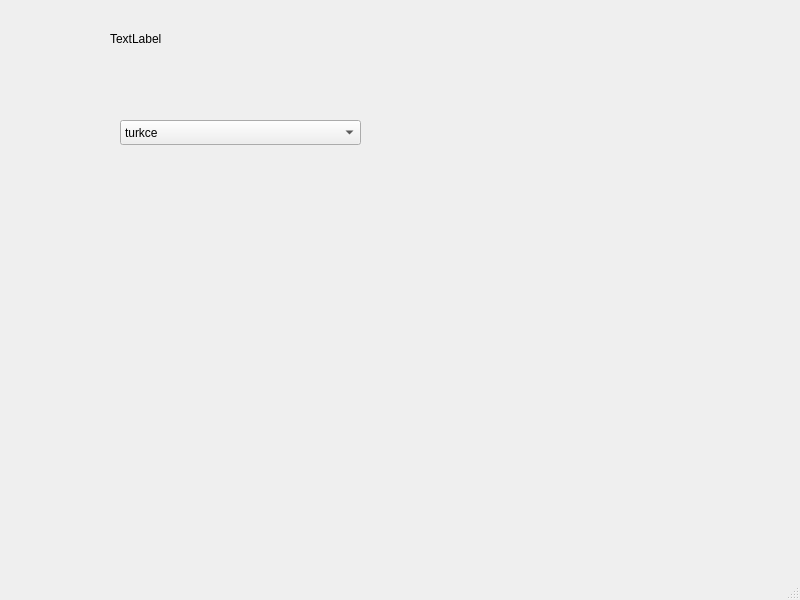
<?xml version="1.0" encoding="UTF-8"?>
<ui version="4.0">
 <class>MainWindow</class>
 <widget class="QMainWindow" name="MainWindow">
  <property name="geometry">
   <rect>
    <x>0</x>
    <y>0</y>
    <width>800</width>
    <height>600</height>
   </rect>
  </property>
  <property name="windowTitle">
   <string>MainWindow</string>
  </property>
  <widget class="QWidget" name="centralwidget">
   <widget class="QLabel" name="label">
    <property name="geometry">
     <rect>
      <x>110</x>
      <y>30</y>
      <width>301</width>
      <height>17</height>
     </rect>
    </property>
    <property name="text">
     <string>TextLabel</string>
    </property>
   </widget>
   <widget class="QComboBox" name="comboBox">
    <property name="geometry">
     <rect>
      <x>120</x>
      <y>120</y>
      <width>241</width>
      <height>25</height>
     </rect>
    </property>
    <item>
     <property name="text">
      <string>turkce</string>
     </property>
    </item>
    <item>
     <property name="text">
      <string>eng</string>
     </property>
    </item>
   </widget>
  </widget>
  <widget class="QMenuBar" name="menubar">
   <property name="geometry">
    <rect>
     <x>0</x>
     <y>0</y>
     <width>800</width>
     <height>22</height>
    </rect>
   </property>
  </widget>
  <widget class="QStatusBar" name="statusbar"/>
 </widget>
 <resources/>
 <connections/>
</ui>
